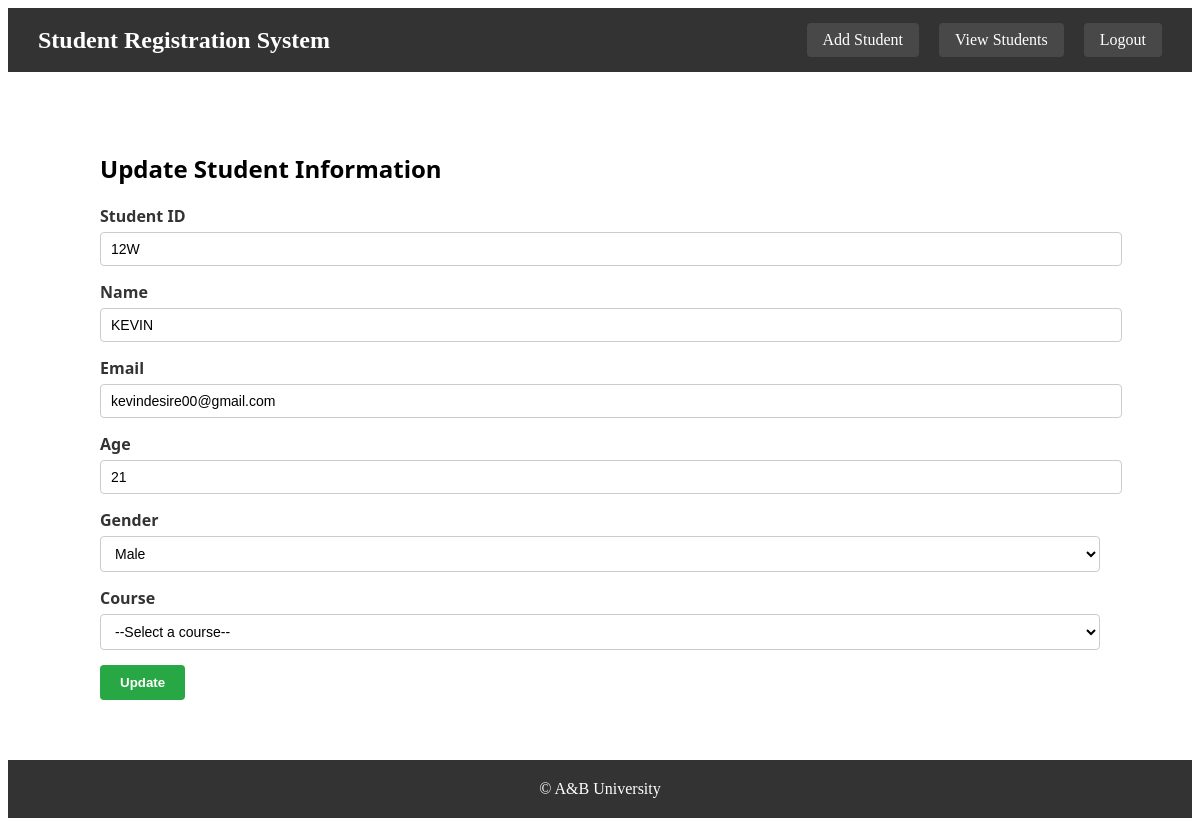
Page /update_student.php?updateid=12W on the committed database.
### tables this page shows
CREATE TABLE `studenttable` (
  `student_id` varchar(25) NOT NULL,
  `name` varchar(100) NOT NULL,
  `email` varchar(100) NOT NULL,
  `age` int(11) NOT NULL,
  `gender` varchar(10) NOT NULL,
  `course` varchar(100) NOT NULL
);

### update_student.php (the view, shortened to what this page needs)
<?php
include 'connect.php';
if (isset($_GET['updateid'])) {
    $id = $_GET['updateid'];
    $sql = "SELECT * FROM studenttable WHERE student_id = '$id'";
    $result = mysqli_query($con, $sql);
    if ($result && mysqli_num_rows($result) > 0) {
        $row = mysqli_fetch_assoc($result);
        $student_id = $row['student_id'];
        $name = $row['name'];
        $email = $row['email'];
        $age = $row['age'];
        $gender = $row['gender'];
    } else {
        echo "<div class='container my-5'><div class='alert alert-danger'>Student not found.</div></div>";
        exit();
    }
} else {
    echo "<div class='container my-5'><div class='alert alert-warning'>No student ID provided.</div></div>";
    exit();
}
?>
<!DOCTYPE html>
<html lang="en">
<head>
    <link rel="stylesheet" href="style.css">
</head>
<body>
<nav style="display: flex; justify-content: space-between; align-items: center; padding: 15px 30px; background-color: #333; color: white;">
  <div class="logo">
    <h2 style="margin: 0;">Student Registration System</h2>
  </div>
  <div style="display: flex; gap: 20px; align-items: center;">
    <a href="add_student.php" style="padding: 8px 16px; background-color: rgba(255,255,255,0.1); border-radius: 4px; transition: background-color 0.3s; text-decoration: none; color: white;" onmouseover="this.style.backgroundColor='rgba(255,255,255,0.2)'" onmouseout="this.style.backgroundColor='rgba(255,255,255,0.1)'">Add Student</a>
    <a href="students.php"style="padding: 8px 16px; background-color: rgba(255,255,255,0.1); border-radius: 4px; transition: background-color 0.3s; text-decoration: none; color: white;" onmouseover="this.style.backgroundColor='rgba(255,255,255,0.2)'" onmouseout="this.style.backgroundColor='rgba(255,255,255,0.1)'">View Students</a>
    <a href="logout.php" style="padding: 8px 16px; background-color: rgba(255,255,255,0.1); border-radius: 4px; transition: background-color 0.3s; text-decoration: none; color: white;" onmouseover="this.style.backgroundColor='rgba(255,255,255,0.2)'" onmouseout="this.style.backgroundColor='rgba(255,255,255,0.1)'">Logout</a>
  </div>
</nav>
<div class="container my-5">
    <h2 class="mb-4">Update Student Information</h2>
    <form method="post">
        <div class="mb-3">
            <label class="form-label">Student ID</label>
            <input type="text" class="form-control" name="student_id" value="<?php echo $student_id; ?>" required>
        </div>
        <div class="mb-3">
            <label class="form-label">Name</label>
            <input type="text" class="form-control" name="name" value="<?php echo $name; ?>" required>
        </div>
        <div class="mb-3">
            <label class="form-label">Email</label>
            <input type="email" class="form-control" name="email" value="<?php echo $email; ?>" required>
        </div>
        <div class="mb-3">
            <label class="form-label">Age</label>
            <input type="number" class="form-control" name="age" value="<?php echo $age; ?>" required>
        </div>
        <div class="mb-3">
            <label class="form-label">Gender</label>
            <select class="form-control" name="gender" required>
                <option value="Male" <?php if ($gender == 'Male') echo 'selected'; ?>>Male</option>
            </select>
        </div>
        <div class="mb-3">
            <label class="form-label">Course</label>
            <select class="form-control" name="course" required>
                <option value="">--Select a course--</option>
            </select>
        </div>
        <button type="submit" class="btn btn-success" name="submit">Update</button>
</form>
    </div>
<footer style="background-color: #333; color: white; text-align: center; padding: 20px; margin-top: 40px;">
  <p style="margin: 0;">© A&B University</p>
</footer>
</body>
</html>

### style.css (style rules this page uses)
.form-label { display: block; margin-bottom: 5px; font-weight: bold; color: #333; }
a { text-decoration: none; color: white; }
.container { max-width: 1000px; margin: 40px auto; padding: 20px; font-family: 'Segoe UI', Tahoma, Geneva, Verdana, sans-serif; }
.container .mb-3 { margin-bottom: 15px; }
.container .form-label { display: block; margin-bottom: 5px; font-weight: bold; color: #333; }
.container .form-control { width: 100%; padding: 8px 10px; border: 1px solid #ccc; border-radius: 4px; font-size: 14px; }
.container select { width: 100%; padding: 8px 10px; border: 1px solid #ccc; border-radius: 4px; font-size: 14px; background-color: white; }
.container .btn { padding: 10px 20px; background-color: #28a745; color: white; font-weight: bold; border: none; border-radius: 4px; cursor: pointer; text-decoration: none; display: inline-block; }
.container .btn-success { background-color: #28a745; }

### rows in the picture
studenttable: student_id "12W", name "KEVIN", email "kevindesire00@gmail.com", age "21", gender "Male"
